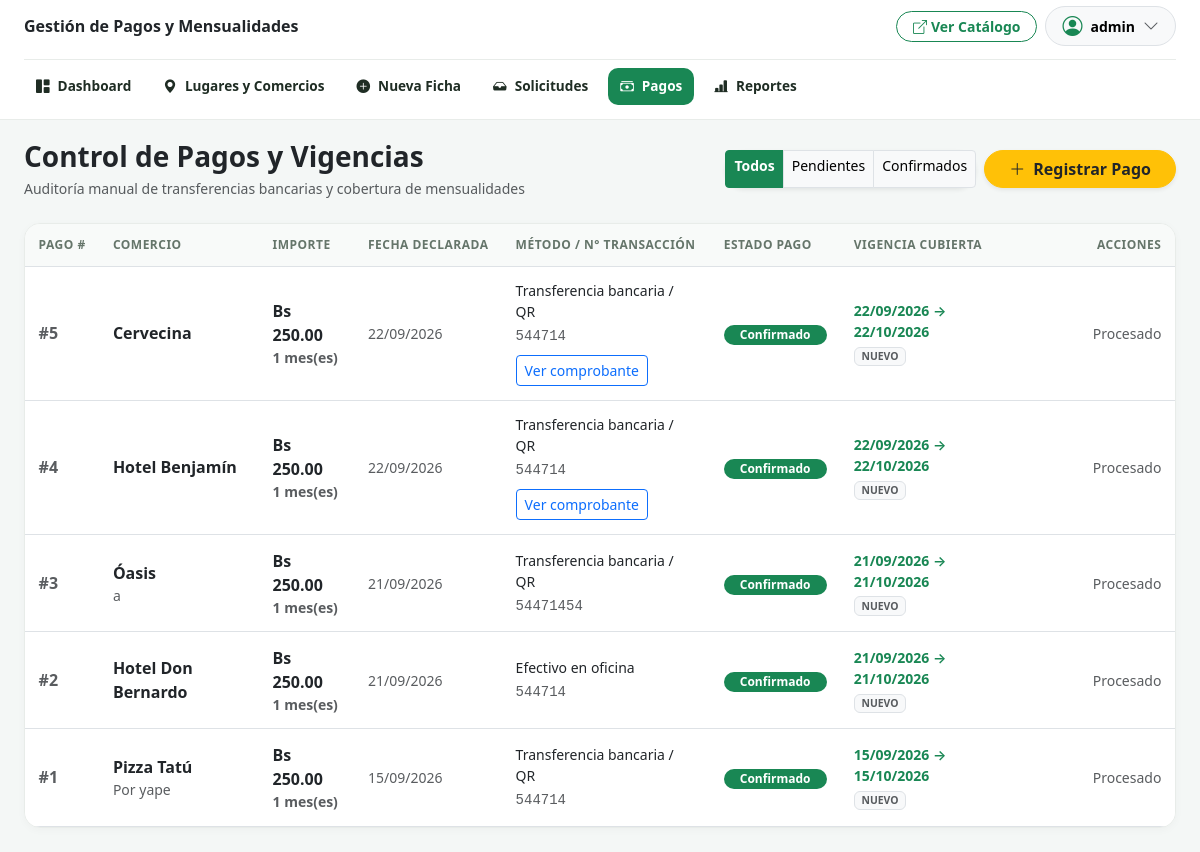
Page /public/admin/pagos (signed in) on the committed database.
### tables this page shows
CREATE TABLE `pagos` (
  `id_pago` int(11) NOT NULL,
  `id_lugar` int(11) NOT NULL,
  `id_tarifa` int(11) NOT NULL,
  `monto` decimal(10,2) NOT NULL,
  `meses_duracion` tinyint(3) UNSIGNED NOT NULL DEFAULT 1,
  `fecha_pago_declarada` date NOT NULL,
  `numero_comprobante` varchar(100) DEFAULT NULL,
  `metodo_pago` varchar(50) NOT NULL DEFAULT 'Transferencia bancaria / QR',
  `estado` enum('PENDIENTE','CONFIRMADO','ANULADO') NOT NULL DEFAULT 'PENDIENTE',
  `id_administrador_confirmacion` int(11) DEFAULT NULL,
  `fecha_confirmacion` datetime DEFAULT NULL,
  `observaciones` text DEFAULT NULL,
  `created_at` timestamp NOT NULL DEFAULT current_timestamp(),
  `comprobante_archivo` varchar(255) DEFAULT NULL,
  `es_registro_inicial` tinyint(1) NOT NULL DEFAULT 0
);

CREATE TABLE `lugares` (
  `id_lugar` int(11) NOT NULL,
  `id_categoria` int(11) NOT NULL,
  `id_solicitud_origen` int(11) DEFAULT NULL,
  `nombre` varchar(150) NOT NULL,
  `slug` varchar(160) NOT NULL,
  `descripcion` text NOT NULL,
  `direccion` varchar(255) NOT NULL,
  `referencia_ubicacion` varchar(255) DEFAULT NULL,
  `coordenadas_gps` varchar(100) DEFAULT NULL,
  `telefono_contacto` varchar(50) DEFAULT NULL,
  `whatsapp_contacto` varchar(50) DEFAULT NULL,
  `email_contacto` varchar(120) DEFAULT NULL,
  `horario_atencion` varchar(200) DEFAULT NULL,
  `tipo_lugar` enum('PUBLICO','COMERCIAL') NOT NULL,
  `created_at` timestamp NOT NULL DEFAULT current_timestamp(),
  `updated_at` timestamp NOT NULL DEFAULT current_timestamp() ON UPDATE current_timestamp()
);

CREATE TABLE `vigencias` (
  `id_vigencia` int(11) NOT NULL,
  `id_lugar` int(11) NOT NULL,
  `id_pago` int(11) NOT NULL,
  `fecha_inicio` date NOT NULL,
  `fecha_vencimiento` date NOT NULL,
  `tipo_periodo` enum('NUEVO','RENOVACION_ANTICIPADA','REACTIVACION') NOT NULL DEFAULT 'NUEVO',
  `created_at` timestamp NOT NULL DEFAULT current_timestamp()
);

### app/Core/Controller.php (called while the page is built, shortened)
<?php
abstract class Controller {
    protected array $config;
    public function __construct() {
        $this->config = require dirname(__DIR__, 2) . '/config/app.php';
    }
    protected function render(string $viewPath, array $data = [], string $layout = 'publico'): void {
        extract($data, EXTR_SKIP);
        $baseUrl = rtrim($this->config['base_url'], '/');
        $viewFile = dirname(__DIR__) . "/Views/{$viewPath}.php";
        require $viewFile;
    }
}

### app/Controllers/Admin/PagoController.php (called while the page is built, shortened)
<?php
class PagoController extends Controller {
    private Pago $pagoModel;
    public function __construct() {
        $this->pagoModel   = new Pago();
    }
    public function index(): void {
        $filtroEstado = trim($_GET['estado'] ?? '');
        $pagos = $this->pagoModel->listar($filtroEstado ?: null);
        $db = Database::getConnection();
        $sqlAlertas = "SELECT l.nombre, v.fecha_vencimiento, DATEDIFF(v.fecha_vencimiento, CURDATE()) AS dias_restantes
                       FROM vigencias v
                       INNER JOIN lugares l ON v.id_lugar = l.id_lugar
                       WHERE v.fecha_vencimiento BETWEEN CURDATE() AND DATE_ADD(CURDATE(), INTERVAL 5 DAY)
                       ORDER BY v.fecha_vencimiento ASC";
        $proximosVencimientos = $db->query($sqlAlertas)->fetchAll();
        $mensaje = $_SESSION['admin_flash'] ?? null;
        $error   = $_SESSION['admin_error'] ?? null;
        $this->render('admin/pagos/index', [
            'titulo'               => 'Gestión de Pagos y Mensualidades',
            'pagos'                => $pagos,
            'filtroActual'         => $filtroEstado,
            'proximosVencimientos' => $proximosVencimientos,
            'mensaje'              => $mensaje,
            'error'                => $error,
            'csrfToken'            => CsrfMiddleware::obtenerToken()
        ], 'admin');
    }
}

### public/index.php (called while the page is built, shortened)
<?php
$router = require APP_PATH . '/bootstrap.php';
$router->dispatch();

### config/app.php (called while the page is built)
<?php
return [
    'app_name'     => 'Trinidad Turismo & Directorio Comercial',
    'app_env'      => 'local',
    'base_url'     => 'http://localhost/trinidad_turismo/public',
    'timezone'     => 'America/La_Paz',
    'currency'     => 'Bs',
    'tarifa_base'  => 250.00,
    'version'      => '1.0.0',
    'session_name' => 'TRINI_TURISMO_SESSID'
];

### app/Core/Autoloader.php (called while the page is built, shortened)
<?php
class Autoloader {
    public static function loadClass(string $className): void {
        $prefix = 'App\\';
        $baseDir = dirname(__DIR__) . DIRECTORY_SEPARATOR;
        $len = strlen($prefix);
        $relativeClass = substr($className, $len);
        $file = $baseDir . str_replace('\\', DIRECTORY_SEPARATOR, $relativeClass) . '.php';
    }
}

### app/Core/Database.php (called while the page is built, shortened)
<?php
class Database {
    private static ?PDO $instance = null;
    public static function getConnection(): PDO {
        if (self::$instance === null) {
            $configFile = dirname(__DIR__, 2) . '/config/database.php';
            $config = require $configFile;
            $dsn = sprintf(
                'mysql:host=%s;port=%d;dbname=%s;charset=%s',
                $config['host'],
                $config['port'] ?? 3306,
                $config['database'],
                $config['charset'] ?? 'utf8mb4'
            );
            $options = [
                PDO::ATTR_ERRMODE            => PDO::ERRMODE_EXCEPTION,
                PDO::ATTR_DEFAULT_FETCH_MODE => PDO::FETCH_ASSOC,
                PDO::ATTR_EMULATE_PREPARES   => false,
                PDO::MYSQL_ATTR_INIT_COMMAND => "SET NAMES {$config['charset']} COLLATE utf8mb4_unicode_ci"
            ];
            try {
                self::$instance = new PDO($dsn, $config['username'], $config['password'], $options);
            } catch (PDOException $e) {
                error_log("Fallo crítico de conexión PDO: " . $e->getMessage());
                throw new RuntimeException("Error al conectar con la base de datos MariaDB: " . $e->getMessage());
            }
        }
        return self::$instance;
    }
}

### app/Models/Pago.php (called while the page is built, shortened)
<?php
class Pago {
    private PDO $db;
    public function __construct() {
        $this->db = Database::getConnection();
    }
    public function listar(?string $filtroEstado = null): array {
        $sql = "SELECT p.*, l.nombre AS nombre_establecimiento, l.slug AS slug_lugar,
                       v.fecha_inicio, v.fecha_vencimiento, v.tipo_periodo,
                       a.nombre AS nombre_admin
                FROM pagos p
                INNER JOIN lugares l ON p.id_lugar = l.id_lugar
                LEFT JOIN vigencias v ON v.id_pago = p.id_pago
                LEFT JOIN administradores a ON p.id_administrador_confirmacion = a.id_administrador";
        $params = [];
        $sql .= " ORDER BY p.id_pago DESC";
        $stmt = $this->db->prepare($sql);
        $stmt->execute($params);
        return $stmt->fetchAll();
    }
}

### app/Views/admin/pagos/index.php (the view, shortened to what this page needs)
<div class="container-fluid p-0">
    <div class="d-flex justify-content-between align-items-center mb-4 flex-wrap gap-2">
        <div>
            <h3 class="fw-bold text-dark mb-1">Control de Pagos y Vigencias</h3>
            <p class="text-muted small mb-0">Auditoría manual de transferencias bancarias y cobertura de mensualidades</p>
        </div>
        <div class="d-flex gap-2 flex-wrap">
            <div class="btn-group rounded-pill shadow-sm" role="group">
                <a href="<?= htmlspecialchars($baseUrl) ?>/admin/pagos" class="btn btn-sm <?= empty($filtroActual) ? 'btn-success fw-bold' : 'btn-light border' ?>">Todos</a>
                <a href="<?= htmlspecialchars($baseUrl) ?>/admin/pagos?estado=PENDIENTE" class="btn btn-sm <?= $filtroActual === 'PENDIENTE' ? 'btn-warning text-dark fw-bold' : 'btn-light border' ?>">Pendientes</a>
                <a href="<?= htmlspecialchars($baseUrl) ?>/admin/pagos?estado=CONFIRMADO" class="btn btn-sm <?= $filtroActual === 'CONFIRMADO' ? 'btn-success fw-bold' : 'btn-light border' ?>">Confirmados</a>
            </div>
            <a href="<?= htmlspecialchars($baseUrl) ?>/admin/pagos/crear" class="btn btn-warning rounded-pill px-4 fw-bold text-dark shadow-sm">
                <i class="bi bi-plus-lg me-1"></i> Registrar Pago
            </a>
        </div>
    </div>
    <div class="admin-card overflow-hidden">
        <div class="table-responsive">
            <table class="table admin-table align-middle mb-0">
                <thead>
                    <tr>
                        <th style="width: 70px;">Pago #</th>
                        <th>Comercio</th>
                        <th>Importe</th>
                        <th>Fecha Declarada</th>
                        <th>Método / N° Transacción</th>
                        <th>Estado Pago</th>
                        <th>Vigencia Cubierta</th>
                        <th class="text-end" style="width: 150px;">Acciones</th>
                    </tr>
                </thead>
                <tbody>
                    <?php if (!empty($pagos)): ?>
                        <?php foreach ($pagos as $p): ?>
                            <tr>
                                <td class="text-muted fw-bold">#<?= $p['id_pago'] ?></td>
                                <td>
                                    <strong class="text-dark d-block"><?= htmlspecialchars($p['nombre_establecimiento']) ?></strong>
                                    <?php if (!empty($p['observaciones'])): ?>
                                        <small class="text-muted extra-small d-block text-truncate" style="max-width: 220px;"><?= htmlspecialchars($p['observaciones']) ?></small>
                                    <?php endif; ?>
                                </td>
                                <td class="fw-bold text-dark fs-6">
                                    Bs <?= number_format($p['monto'], 2) ?><small class="d-block text-muted"><?= (int)$p['meses_duracion'] ?> mes(es)</small>
                                </td>
                                <td class="small text-muted">
                                    <?= date('d/m/Y', strtotime($p['fecha_pago_declarada'])) ?>
                                </td>
                                <td>
                                    <span class="small d-block text-dark fw-medium"><?= htmlspecialchars($p['metodo_pago']) ?></span>
                                    <code class="extra-small text-muted"><?= htmlspecialchars($p['numero_comprobante'] ?: 'Sin comprobante') ?></code>
                                    <?php if (!empty($p['comprobante_archivo'])): ?>
                                        <button type="button" class="btn btn-outline-primary btn-sm d-block mt-2" data-bs-toggle="modal" data-bs-target="#comprobantePago<?= (int)$p['id_pago'] ?>">Ver comprobante</button>
                                    <?php endif; ?>
                                </td>
                                <td>
                                    <?php if ($p['estado'] === 'PENDIENTE'): ?>
                                        <span class="badge bg-warning text-dark rounded-pill px-3 py-1">Pendiente</span>
                                    <?php elseif ($p['estado'] === 'CONFIRMADO'): ?>
                                        <span class="badge bg-success rounded-pill px-3 py-1">Confirmado</span>
                                    <?php else: ?>
                                        <span class="badge bg-danger rounded-pill px-3 py-1">Anulado</span>
                                    <?php endif; ?>
                                </td>
                                <td>
                                    <?php if (!empty($p['fecha_inicio'])): ?>
                                        <div class="small fw-semibold text-success">
                                            <?= date('d/m/Y', strtotime($p['fecha_inicio'])) ?> &rarr; <?= date('d/m/Y', strtotime($p['fecha_vencimiento'])) ?>
                                        </div>
                                        <span class="badge bg-light text-muted border extra-small" style="font-size: 0.65rem;">
                                            <?= htmlspecialchars($p['tipo_periodo']) ?>
                                        </span>
                                    <?php else: ?>
                                        <span class="text-muted extra-small">Sin vigencia asignada</span>
                                    <?php endif; ?>
                                </td>
                                <td class="text-end">
                                    <?php if ($p['estado'] === 'PENDIENTE'): ?>
                                        <div class="d-inline-flex gap-1">
                                            <form action="<?= htmlspecialchars($baseUrl) ?>/admin/pagos/confirmar" method="POST" class="d-inline m-0">
                                                <input type="hidden" name="csrf_token" value="<?= htmlspecialchars($csrfToken) ?>">
                                                <input type="hidden" name="id_pago" value="<?= $p['id_pago'] ?>">
                                                <button type="submit" class="btn btn-sm btn-success rounded-pill px-3 fw-bold" title="Confirmar abono y activar ficha">
                                                    <i class="bi bi-check2 me-1"></i> Confirmar Abono
                                                </button>
                                            </form>
                                            <?php if (!empty($p['es_registro_inicial'])): ?>
                                                <button type="button" class="btn btn-sm btn-outline-danger" data-bs-toggle="modal" data-bs-target="#rechazarRegistro<?= (int)$p['id_pago'] ?>">Rechazar / Eliminar</button>
                                            <?php else: ?>
                                            <button type="button" class="btn btn-sm btn-outline-danger rounded-circle" data-bs-toggle="modal" data-bs-target="#modalAnular<?= $p['id_pago'] ?>" title="Anular comprobante" style="width: 32px; height: 32px; padding: 0;">
                                                <i class="bi bi-x-lg"></i>
                                            </button>
                                            <?php endif; ?>
                                        </div>
                                        <div class="modal fade" id="modalAnular<?= $p['id_pago'] ?>" tabindex="-1" aria-hidden="true">
                                            <div class="modal-dialog modal-dialog-centered modal-sm">
                                                <div class="modal-content rounded-4 border-0 shadow">
                                                    <form action="<?= htmlspecialchars($baseUrl) ?>/admin/pagos/anular" method="POST">
                                                        <input type="hidden" name="csrf_token" value="<?= htmlspecialchars($csrfToken) ?>">
                                                        <input type="hidden" name="id_pago" value="<?= $p['id_pago'] ?>">
                                                        <div class="modal-body p-4 text-center">
                                                            <i class="bi bi-exclamation-circle text-danger display-5 mb-2 d-block"></i>
                                                            <h6 class="fw-bold mb-2">¿Anular Pago #<?= $p['id_pago'] ?>?</h6>
                                                            <textarea name="motivo_anulacion" rows="2" class="form-control form-control-sm mb-3" placeholder="Motivo (ej. Fondos no acreditados)" required></textarea>
                                                            <button type="submit" class="btn btn-danger btn-sm rounded-pill w-100 fw-bold">Confirmar Anulación</button>
                                                        </div>
                                                    </form>
                                                </div>
                                            </div>
                                        </div>
                                    <?php else: ?>
                                        <small class="text-muted extra-small">Procesado</small>
                                    <?php endif; ?>
                                </td>
                            </tr>
                        <?php endforeach; ?>
                    <?php endif; ?>
                </tbody>
            </table>
        </div>
    </div>
</div>

### rows in the picture
pagos: id_pago "5", id_lugar.nombre "Cervecina", monto "250.00", meses_duracion "1", fecha_pago_declarada "22/09/2026", metodo_pago "Transferencia bancaria / QR", numero_comprobante "544714", estado "Confirmado", vigencias.fecha_inicio "22/09/2026", vigencias.fecha_vencimiento "22/10/2026", vigencias.tipo_periodo "NUEVO"
pagos: id_pago "4", id_lugar.nombre "Hotel Benjamín", monto "250.00", meses_duracion "1", fecha_pago_declarada "22/09/2026", metodo_pago "Transferencia bancaria / QR", numero_comprobante "544714", estado "Confirmado", vigencias.fecha_inicio "22/09/2026", vigencias.fecha_vencimiento "22/10/2026", vigencias.tipo_periodo "NUEVO"
pagos: id_pago "3", id_lugar.nombre "Óasis", observaciones "a", monto "250.00", meses_duracion "1", fecha_pago_declarada "21/09/2026", metodo_pago "Transferencia bancaria / QR", numero_comprobante "54471454", estado "Confirmado", vigencias.fecha_inicio "21/09/2026", vigencias.fecha_vencimiento "21/10/2026", vigencias.tipo_periodo "NUEVO"
pagos: id_pago "2", id_lugar.nombre "Hotel Don Bernardo", monto "250.00", meses_duracion "1", fecha_pago_declarada "21/09/2026", metodo_pago "Efectivo en oficina", numero_comprobante "544714", estado "Confirmado", vigencias.fecha_inicio "21/09/2026", vigencias.fecha_vencimiento "21/10/2026", vigencias.tipo_periodo "NUEVO"
pagos: id_pago "1", id_lugar.nombre "Pizza Tatú", observaciones "Por yape", monto "250.00", meses_duracion "1", fecha_pago_declarada "15/09/2026", metodo_pago "Transferencia bancaria / QR", numero_comprobante "544714", estado "Confirmado", vigencias.fecha_inicio "15/09/2026", vigencias.fecha_vencimiento "15/10/2026", vigencias.tipo_periodo "NUEVO"

### other values in the picture
$titulo "Gestión de Pagos y Mensualidades"
$_SESSION['admin_user'] "admin"
